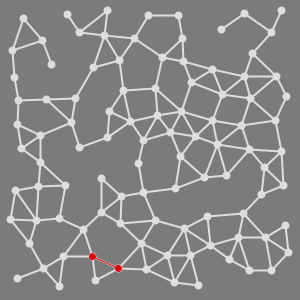
Frame 1 (no input)
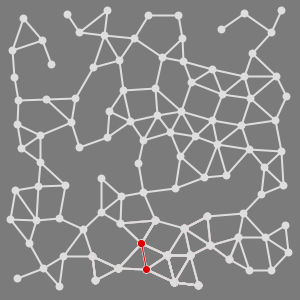
Frame 60 (the mouse pressed at the canvas centre just before this capture)
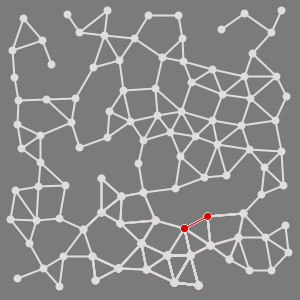
Frame 120 (the mouse held since frame 60 and released just before this capture)

The Processing sketch that drew these frames (run headless with seeded random() and noise(); from frame 60 on, the mouse is pressed at the canvas centre):

// Processing sketch: processing_48873
// ── processing_48873.pde

/*
    Jan. 3, 2011    Jiansheng Feng

*/

int NumVertex = 100;
int NumCnt = 8;
float dia = 6;
float minD = 22;
float maxD = 36;

Network nN;
Signal sS;

int StepCount;

void setup()
{
  size (300, 300);
  background (123);
  smooth();
  
  nN = new Network (NumVertex, minD, maxD);
  sS = new Signal (int(random(NumVertex)), nN.dots);
  
  StepCount = 0;
}


void draw()
{
  if (StepCount < 300)  
  {
    sS.transmit();  
    StepCount++;
  }
  
  //delay(600);
}


class Adot
{
  int id;
  float x;
  float y;
  float dia;
  int[] cnt;
  int n;
  
  Adot (int tempid, float tempx, float tempy, float tempdia)
  {
    id = tempid;
    x = tempx;
    y = tempy;
    dia = tempdia;
    cnt = new int[NumCnt];
    
    for (int i=0; i<NumCnt; i++)
    {  cnt[i] = -1;  }
  }
}


class Network
{
  int NumDots;
  ArrayList dots;
  float MaxDist;
  float MinDist;
 
  Network (int tempN, float tempMinD, float tempMaxD)
  {
    NumDots = tempN;
    MinDist = tempMinD;
    MaxDist = tempMaxD;
    dots = new ArrayList();
    fill(222);
    strokeWeight(2);
    stroke(222);
    
    float xX;
    float yY;
    boolean gooddot;
    for (int p=0; p<NumDots; )
    {
      xX = random(10, width-10);
      yY = random(10, height-10);
      gooddot = true;
      Adot AnotherDot;
      for (int q=0; q<dots.size(); q++)
      {
        AnotherDot = (Adot) dots.get(q);
        if (dist(AnotherDot.x,AnotherDot.y, xX,yY) < MinDist)
        {  gooddot = false;  }
      }
      if (gooddot)
      {
        dots.add(new Adot(p, xX, yY, dia));
        p++; 
        ellipse (xX, yY, dia,dia);
      }
    }
    
    Adot dot1;
    Adot dot2;
    float d12;
    for (int j=0; j<NumDots; j++)
    {
      dot1 = (Adot) dots.get(j);
      for (int k=j+1; k<NumDots; k++)  
      {
        dot2 = (Adot) dots.get(k);
        d12 = dist (dot1.x, dot1.y, dot2.x, dot2.y);
        if (d12 <= MaxDist)
        {
          line (dot1.x, dot1.y, dot2.x, dot2.y);
          for (int p=0; p<dot1.cnt.length; p++)
          { 
            if (dot1.cnt[p] == -1)
            { dot1.cnt[p] = k; 
              dot1.n = p+1; 
              break;  }
          }
          for (int q=0; q<dot1.cnt.length; q++)
          { 
            if (dot2.cnt[q] == -1)
            { dot2.cnt[q] = j;  
              dot2.n = q+1;
              break;  }
          }
        }
      }
    }
  }
}  
  

class Signal
{
  int prevId;
  int fromId;
  int toId;
  ArrayList NWdots;
  
  Signal(int startId, ArrayList tempdots)
  {
    prevId = -1;
    fromId = startId;
    NWdots = tempdots;
  }
  
  void transmit()
  {  
    Adot prevDot;
    Adot fromDot;
    Adot toDot;
    fromDot = (Adot) NWdots.get(fromId);
    toId = fromDot.cnt[int(random(fromDot.n))];
    toDot = (Adot) NWdots.get(toId);
    
    if (prevId >= 0)
    {
      strokeWeight(2);
      stroke(222);
      fill(222);
      prevDot = (Adot) NWdots.get(prevId);
      ellipse (prevDot.x, prevDot.y, dia,dia);
      line (prevDot.x, prevDot.y, fromDot.x, fromDot.y);
    }
    
    strokeWeight(1);
    stroke(222,0,0);
    fill(222,0,0);
    ellipse (fromDot.x, fromDot.y, dia,dia);
    ellipse (toDot.x, toDot.y, dia,dia);
    line (fromDot.x, fromDot.y, toDot.x, toDot.y);
    prevId = fromId;
    fromId = toId;
  }
  
}



                                                            
